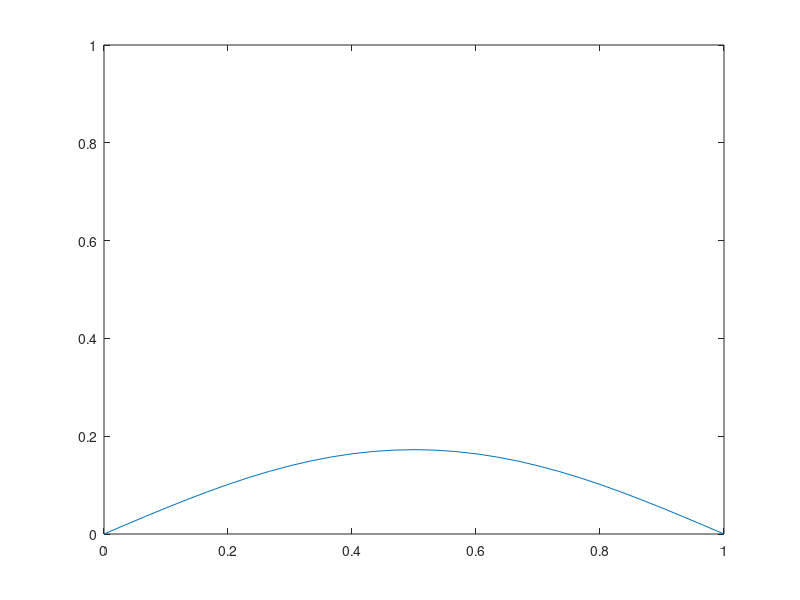

Recreate this plot in MATLAB.
% Finite Difference Solver for the 1D Heat Equation
% Unknown: u(x,t)
% PDE: d_t u = k d_x^2 u, 0 < x < L, t > 0
% BC: u(0,t) = 0, u(1,t) = 0 (Dirichlet)
% IC: u(x,0) = f(x)

% setup
clear;
showplot = 1;

L = 1; % length of domain
Nt = 201; % number of time steps
Nx = 31; % number of spatial steps
Tf = 0.5; % stopping time
dt = Tf/Nt; % time step
dx = L/Nx; % spatial step
f = @(x) (sin(pi*x/L)).^8; % initial condition
k = 1/2*(dx)^2/dt; % thermal diffusivity (chosen for stability)
alpha = k*dt/dx^2;

xgrid = linspace(0,L,Nx);
tgrid = linspace(0,Tf,Nt);

u = nan(Nx,Nt);
u(:,1) = f(xgrid); % initial condition

% PDE solver
for t = 2:Nt
    u(2:end-1,t) = u(2:end-1,t-1) + alpha*( u(3:end,t-1)...
        -2*u(2:end-1,t-1)+u(1:end-2,t-1) ); % forward difference
    u(1,t) = 0; % BC1
    u(end,t) = 0; % BC2
end

% plot
if showplot
    figure(1)
    for t = 1:Nt
        plot(xgrid,u(:,t));
        xlim([0 L])
        ylim([0 1])
        pause(0.025);
    end
end
